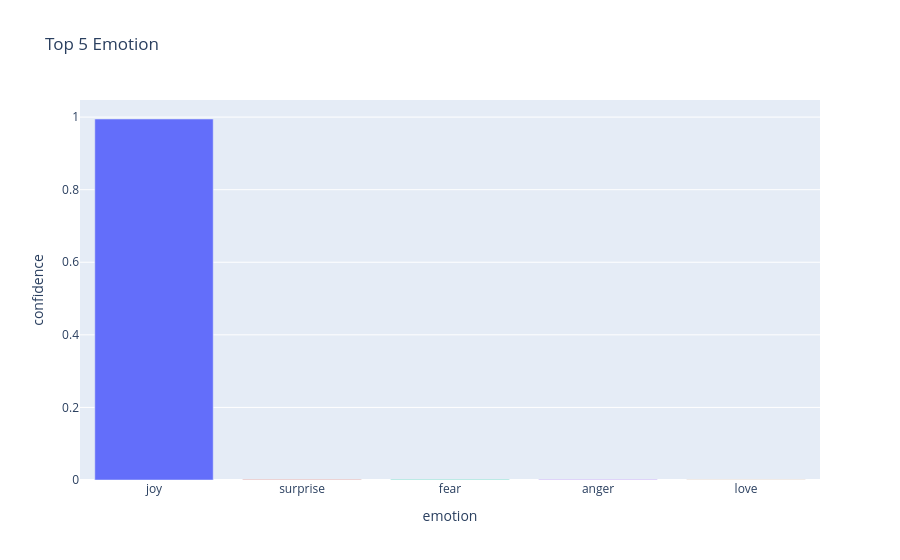
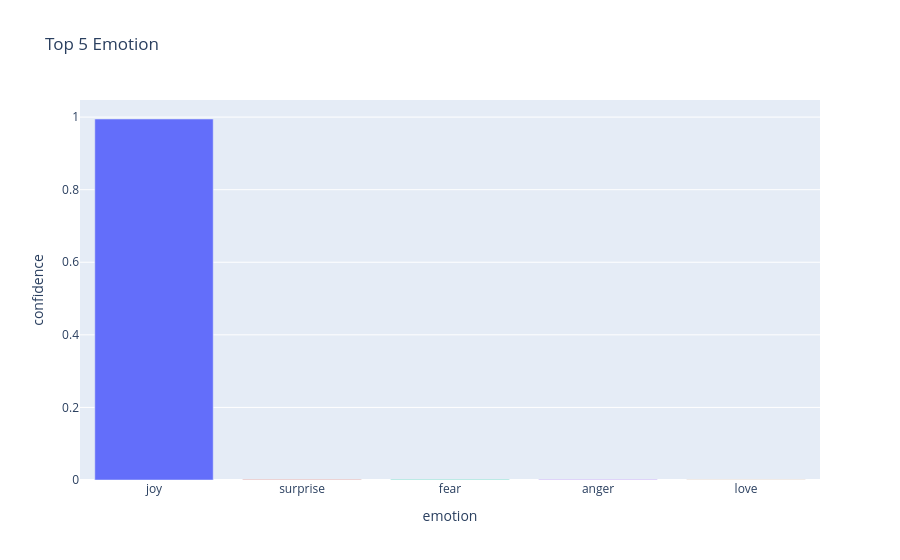

Notebook cell for these charts, in order:
### Code cell
# results
result1=detect_emotion("I am so excited  to start my new job")
result2= detect_emotion("I am feeling hopless and tired  of everything")

# extracting information from results
if "error" not in result1:
    print(f"Text: {result1['text']}")
    print("Emotion Table")
    print(result1["emotion_table"])
    print(f"Detected Emotion: {result1['detected_emotion']} with confidence: {result1["confidence"]}")
    result1["plot"].show()


if "error" not in result1:
    print(f"Text: {result2['text']}")
    print("Emotion Table")
    print(result2["emotion_table"])
    print(f"Detected Emotion: {result2['detected_emotion']} with confidence: {result2["confidence"]}")
    result1["plot"].show()

### Figure 1 — Plotly figure (JSON) as saved in the notebook; plotly's stock layout.template omitted (floating-point values rounded to 4 significant figures)
{"data": [{"hovertemplate": "emotion=%{x}<br>confidence=%{y}<extra></extra>", "legendgroup": "joy", "marker": {"color": "#636efa", "pattern": {"shape": ""}}, "name": "joy", "orientation": "v", "showlegend": true, "textposition": "auto", "type": "bar", "x": ["joy"], "xaxis": "x", "y": [0.9948], "yaxis": "y"}, {"hovertemplate": "emotion=%{x}<br>confidence=%{y}<extra></extra>", "legendgroup": "surprise", "marker": {"color": "#EF553B", "pattern": {"shape": ""}}, "name": "surprise", "orientation": "v", "showlegend": true, "textposition": "auto", "type": "bar", "x": ["surprise"], "xaxis": "x", "y": [0.001426], "yaxis": "y"}, {"hovertemplate": "emotion=%{x}<br>confidence=%{y}<extra></extra>", "legendgroup": "fear", "marker": {"color": "#00cc96", "pattern": {"shape": ""}}, "name": "fear", "orientation": "v", "showlegend": true, "textposition": "auto", "type": "bar", "x": ["fear"], "xaxis": "x", "y": [0.001117], "yaxis": "y"}, {"hovertemplate": "emotion=%{x}<br>confidence=%{y}<extra></extra>", "legendgroup": "anger", "marker": {"color": "#ab63fa", "pattern": {"shape": ""}}, "name": "anger", "orientation": "v", "showlegend": true, "textposition": "auto", "type": "bar", "x": ["anger"], "xaxis": "x", "y": [0.001114], "yaxis": "y"}, {"hovertemplate": "emotion=%{x}<br>confidence=%{y}<extra></extra>", "legendgroup": "love", "marker": {"color": "#FFA15A", "pattern": {"shape": ""}}, "name": "love", "orientation": "v", "showlegend": true, "textposition": "auto", "type": "bar", "x": ["love"], "xaxis": "x", "y": [0.0008306], "yaxis": "y"}], "layout": {"barmode": "relative", "legend": {"title": {"text": "emotion"}, "tracegroupgap": 0}, "showlegend": false, "title": {"text": "Top 5 Emotion"}, "xaxis": {"anchor": "y", "categoryarray": ["joy", "surprise", "fear", "anger", "love"], "categoryorder": "array", "domain": [0, 1], "title": {"text": "emotion"}}, "yaxis": {"anchor": "x", "domain": [0, 1], "title": {"text": "confidence"}}}}

### Figure 2 — Plotly figure (JSON) as saved in the notebook; plotly's stock layout.template omitted (floating-point values rounded to 4 significant figures)
{"data": [{"hovertemplate": "emotion=%{x}<br>confidence=%{y}<extra></extra>", "legendgroup": "joy", "marker": {"color": "#636efa", "pattern": {"shape": ""}}, "name": "joy", "orientation": "v", "showlegend": true, "textposition": "auto", "type": "bar", "x": ["joy"], "xaxis": "x", "y": [0.9948], "yaxis": "y"}, {"hovertemplate": "emotion=%{x}<br>confidence=%{y}<extra></extra>", "legendgroup": "surprise", "marker": {"color": "#EF553B", "pattern": {"shape": ""}}, "name": "surprise", "orientation": "v", "showlegend": true, "textposition": "auto", "type": "bar", "x": ["surprise"], "xaxis": "x", "y": [0.001426], "yaxis": "y"}, {"hovertemplate": "emotion=%{x}<br>confidence=%{y}<extra></extra>", "legendgroup": "fear", "marker": {"color": "#00cc96", "pattern": {"shape": ""}}, "name": "fear", "orientation": "v", "showlegend": true, "textposition": "auto", "type": "bar", "x": ["fear"], "xaxis": "x", "y": [0.001117], "yaxis": "y"}, {"hovertemplate": "emotion=%{x}<br>confidence=%{y}<extra></extra>", "legendgroup": "anger", "marker": {"color": "#ab63fa", "pattern": {"shape": ""}}, "name": "anger", "orientation": "v", "showlegend": true, "textposition": "auto", "type": "bar", "x": ["anger"], "xaxis": "x", "y": [0.001114], "yaxis": "y"}, {"hovertemplate": "emotion=%{x}<br>confidence=%{y}<extra></extra>", "legendgroup": "love", "marker": {"color": "#FFA15A", "pattern": {"shape": ""}}, "name": "love", "orientation": "v", "showlegend": true, "textposition": "auto", "type": "bar", "x": ["love"], "xaxis": "x", "y": [0.0008306], "yaxis": "y"}], "layout": {"barmode": "relative", "legend": {"title": {"text": "emotion"}, "tracegroupgap": 0}, "showlegend": false, "title": {"text": "Top 5 Emotion"}, "xaxis": {"anchor": "y", "categoryarray": ["joy", "surprise", "fear", "anger", "love"], "categoryorder": "array", "domain": [0, 1], "title": {"text": "emotion"}}, "yaxis": {"anchor": "x", "domain": [0, 1], "title": {"text": "confidence"}}}}
